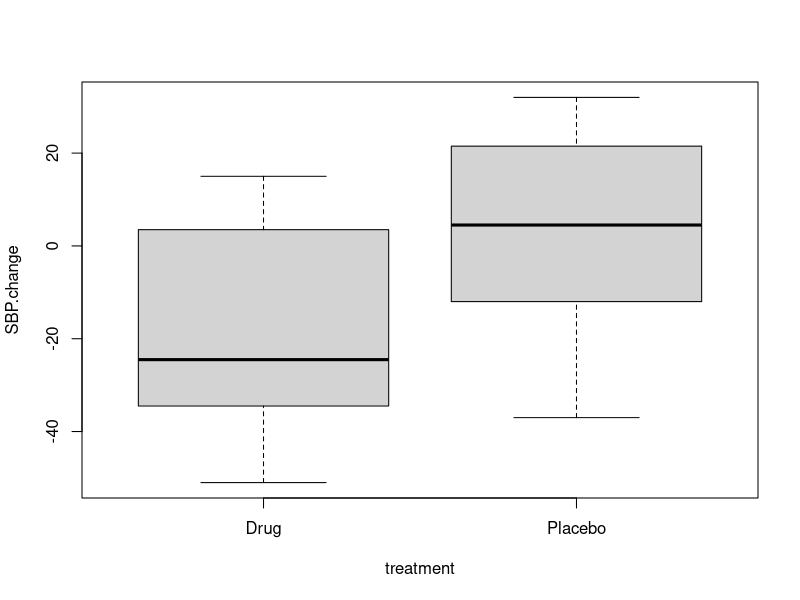
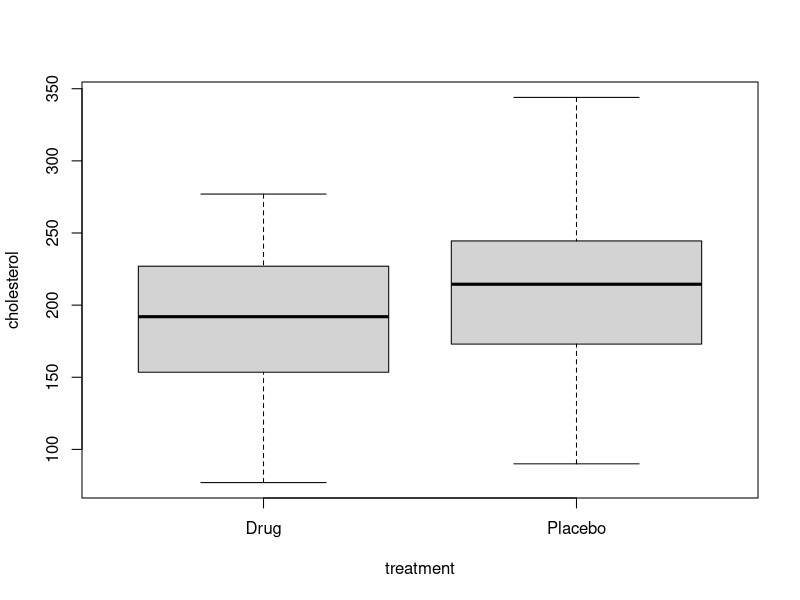

Write R code to recreate these figures, in order.
## ---- chunk 1
#| include: false
# install.packages("vcdExtra")
library(vcdExtra)

# SBP data
set.seed(11111)
drug   = round(rnorm(n=20, mean= -10, sd=20), 0)
placebo= round(rnorm(n=20, mean=  10, sd=20), 0)
treatment  = c(rep("Drug",    length(drug)),
               rep("Placebo", length(placebo)))
SBP.change = c(drug, placebo)
SBP.data   = data.frame(treatment, SBP.change)

SBP.data = within(SBP.data, {
  SBP.change.category = NA
  SBP.change.category[SBP.change <  0] = "Improved"
  SBP.change.category[SBP.change >= 0] = "Not Improved"
})

SBP.change.category.table = with(SBP.data,
  table(SBP.change.category, treatment))

# Cholesterol data
drug.mean       = 190
placebo.mean    = 210
sd.cholesterol  = 50
n.per.group     = 100
set.seed(3)
drug    = round(rnorm(n=n.per.group, mean=drug.mean,    sd=sd.cholesterol), 0)
placebo = round(rnorm(n=n.per.group, mean=placebo.mean, sd=sd.cholesterol), 0)
treatment   = c(rep("Drug",    length(drug)),
                rep("Placebo", length(placebo)))
cholesterol = c(drug, placebo)
cholesterol.data = data.frame(treatment, cholesterol)

cholesterol.data = within(cholesterol.data, {
  cholesterol.LT200 = NA
  cholesterol.LT200[cholesterol <  200] = "LT200"
  cholesterol.LT200[cholesterol >= 200] = "GTE200"
})

cholesterol.data = within(cholesterol.data, {
  cholesterol.category = NA
  cholesterol.category[cholesterol <  200]                    = "LT200"
  cholesterol.category[cholesterol >= 200 & cholesterol < 240]= "GTE200LT240"
  cholesterol.category[cholesterol >= 240]                    = "GTE240"
})

LT.200.table = with(cholesterol.data,
  table(cholesterol.LT200, treatment))

cholesterol.ordered.table = with(cholesterol.data,
  table(treatment, cholesterol.category))
## ---- chunk 2
with(SBP.data, boxplot(SBP.change ~ treatment))
## ---- chunk 3
with(SBP.data, t.test(SBP.change ~ treatment)) 
## ---- chunk 4
fisher.test(SBP.change.category.table) 
## ---- chunk 5
power.t.test(delta = 20, sd=20, power=0.8)
## ---- chunk 6
# proportion of drug group below 0
pnorm(q=0, mean=-10, sd=20) # 0.69
## ---- chunk 7
# proportion of placebo group below 0
pnorm(q=0, mean=10, sd=20) # 0.31 
## ---- chunk 8
power.prop.test(p1=0.69, p2=0.31, power = 0.8)
## ---- chunk 9
head(cholesterol.data, 10)
## ---- chunk 10
with(cholesterol.data, boxplot(cholesterol ~ treatment))
## ---- chunk 11
with(cholesterol.data, t.test(cholesterol ~ treatment))
## ---- chunk 12
fisher.test(LT.200.table)
## ---- chunk 13
CMHtest(cholesterol.ordered.table)
